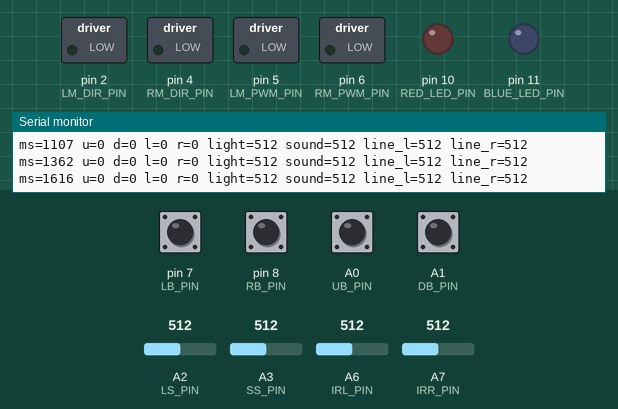
This sketch was run on a simulated Arduino Nano, built with avr-gcc and run on an emulated ATmega328P. On the bench: switched loads named in the sketch (green lamp = pin HIGH), output pins drawn as LEDs (lit = HIGH), the last lines printed to the serial monitor. The test bench sets the inputs (shaded band); at power-on: A0 (UB_PIN), A1 (DB_PIN), pin 7 (LB_PIN), pin 8 (RB_PIN) HIGH, A2 (LS_PIN) = 512, A3 (SS_PIN) = 512, A6 (IRL_PIN) = 512, A7 (IRR_PIN) = 512.

Above: at 1.8 s.
1.9 s: A0 (UB_PIN) pulled LOW for 0.15 s
At 2.0 s:
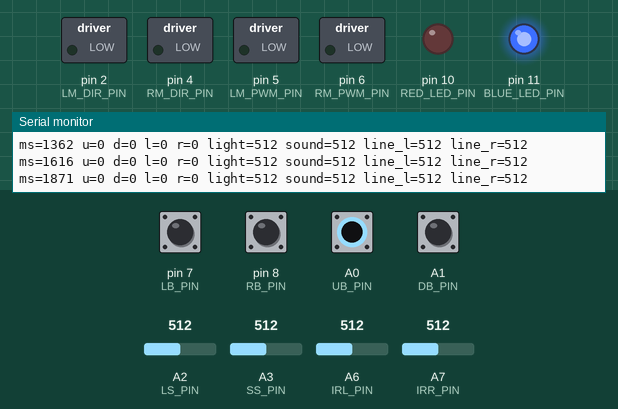
3.5 s: A1 (DB_PIN) pulled LOW for 0.15 s
At 3.57 s:
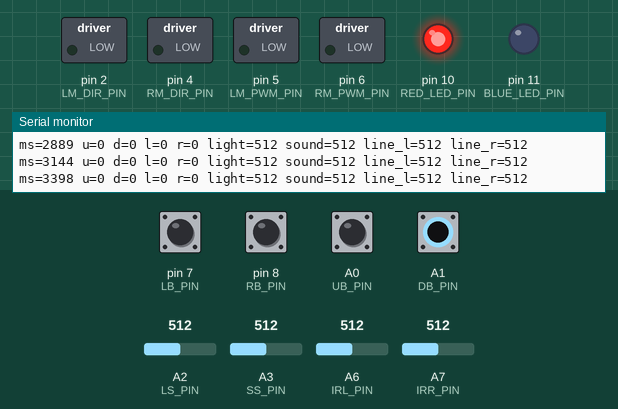
5.1 s: A0 (UB_PIN) driven LOW and A1 (DB_PIN) driven LOW
At 5.6 s:
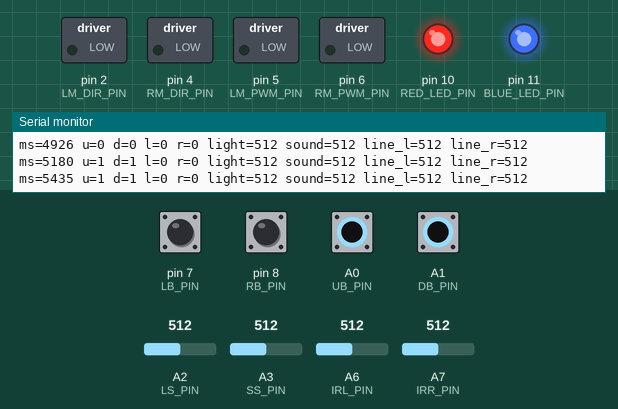
6.6 s: A0 (UB_PIN) driven HIGH
At 7.1 s:
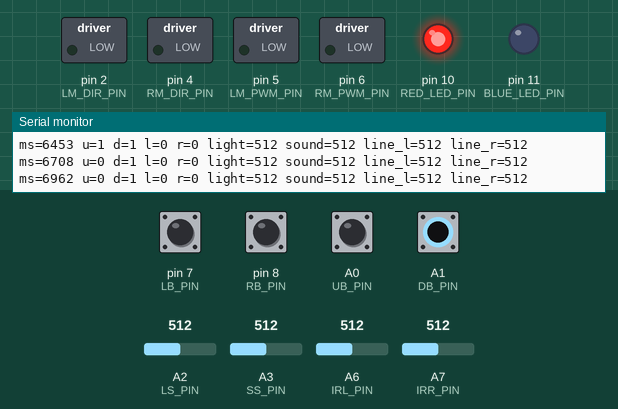
8.1 s: A2 (LS_PIN) set to 107
11.1 s: A2 (LS_PIN) set to 92
Timing chart, 0 to 14.1 s (numbered marks = the images above; inputs shaded):
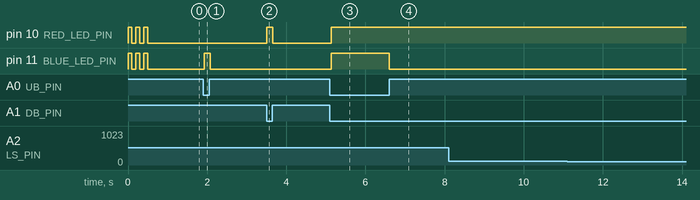

The sketch:

sensor_leds.ino
```cpp
// Auto-generated by BowCar
#include <Arduino.h>


// Arduino pin numbers for BowCar
// 바우카를 위한 아두이노 핀 번호

// LED control pins
const int RED_LED_PIN =10;
const int BLUE_LED_PIN =11;

// Ultrasonic sensor pins
const int TRIG_PIN =13;
const int ECHO_PIN =12;

// IR sensor pins
const int IRL_PIN =A6;
const int IRR_PIN =A7;

// Sound sensor pin
const int SS_PIN =A3;

// Buzzer pin
const int BUZZER_PIN =3;

// Light Sensor
const int LS_PIN = A2;

// Motor control pins
const int LM_DIR_PIN =2;
const int LM_PWM_PIN =5;

const int RM_DIR_PIN =4;
const int RM_PWM_PIN =6;

// Button pin
const int UB_PIN =A0;
const int DB_PIN =A1;
const int LB_PIN =7;
const int RB_PIN =8;

int duration = 2000;

unsigned long tc_lastDebug = 0;
int tc_d;
int tc_l;
int tc_light;
int tc_line_l;
int tc_line_r;
int tc_r;
int tc_sound;
int tc_u;

void setup() {
  Serial.begin(9600);
  pinMode(LM_DIR_PIN, OUTPUT);
  pinMode(LM_PWM_PIN, OUTPUT);
  pinMode(RM_DIR_PIN, OUTPUT);
  pinMode(RM_PWM_PIN, OUTPUT);
  analogWrite(LM_PWM_PIN, 0);
  analogWrite(RM_PWM_PIN, 0);
  digitalWrite(LM_DIR_PIN, LOW);
  digitalWrite(RM_DIR_PIN, LOW);
  pinMode(RED_LED_PIN, OUTPUT);
  pinMode(BLUE_LED_PIN, OUTPUT);
  Serial.println(F("BOOT"));
  for (int i = 0; i < 3; ++i) {
    digitalWrite(RED_LED_PIN, HIGH);
    digitalWrite(BLUE_LED_PIN, HIGH);
    delay(100);
    digitalWrite(RED_LED_PIN, LOW);
    digitalWrite(BLUE_LED_PIN, LOW);
    delay(100);
  }
  pinMode(UB_PIN, INPUT_PULLUP);
  pinMode(DB_PIN, INPUT_PULLUP);
  pinMode(LB_PIN, INPUT_PULLUP);
  pinMode(RB_PIN, INPUT_PULLUP);
  pinMode(LS_PIN, INPUT);
  pinMode(SS_PIN, INPUT);
  pinMode(IRL_PIN, INPUT);
  pinMode(IRR_PIN, INPUT);
}

void loop() {
  digitalWrite(LM_DIR_PIN, 0);
  analogWrite(LM_PWM_PIN, 0);
  digitalWrite(RM_DIR_PIN, 0);
  analogWrite(RM_PWM_PIN, 0);
  tc_u = (digitalRead(UB_PIN) == LOW);
  tc_d = (digitalRead(DB_PIN) == LOW);
  tc_l = (digitalRead(LB_PIN) == LOW);
  tc_r = (digitalRead(RB_PIN) == LOW);
  tc_light = analogRead(LS_PIN);
  tc_sound = analogRead(SS_PIN);
  tc_line_l = analogRead(IRL_PIN);
  tc_line_r = analogRead(IRR_PIN);
  if (tc_d) {
    digitalWrite(RED_LED_PIN, HIGH);
  }
  else {
    digitalWrite(RED_LED_PIN, LOW);
  }
  if (tc_u) {
    digitalWrite(BLUE_LED_PIN, HIGH);
  }
  else {
    digitalWrite(BLUE_LED_PIN, LOW);
  }
  if (millis() - tc_lastDebug >= 250UL) {
    tc_lastDebug = millis();
    Serial.print(F("ms=")); Serial.print(millis());
    Serial.print(F(" u=")); Serial.print(tc_u);
    Serial.print(F(" d=")); Serial.print(tc_d);
    Serial.print(F(" l=")); Serial.print(tc_l);
    Serial.print(F(" r=")); Serial.print(tc_r);
    Serial.print(F(" light=")); Serial.print(tc_light);
    Serial.print(F(" sound=")); Serial.print(tc_sound);
    Serial.print(F(" line_l=")); Serial.print(tc_line_l);
    Serial.print(F(" line_r=")); Serial.print(tc_line_r);
    Serial.println(F(""));
  }
  delay(50);
}
```

Measured:
- after the input at 1.9 s, pin 11 (BLUE_LED_PIN): LOW → HIGH at once, → LOW 0.15 s later
- after the input at 3.5 s, pin 10 (RED_LED_PIN): LOW → HIGH at once, → LOW 0.15 s later
- after the input at 5.1 s, pin 10 (RED_LED_PIN), pin 11 (BLUE_LED_PIN): LOW → HIGH at once
- after the input at 6.6 s, pin 11 (BLUE_LED_PIN): HIGH → LOW at once
